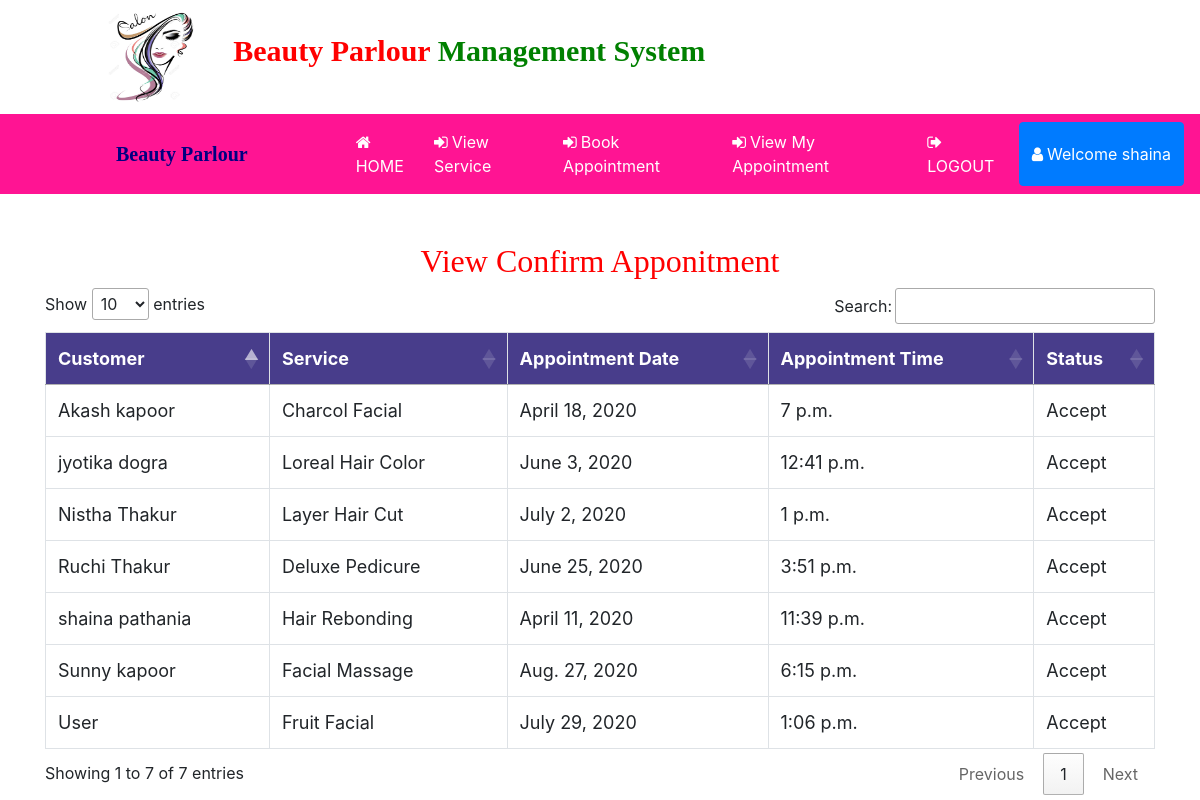
The app's page /confirm_appointment (signed in) with its own data.
### beauty/models.py (models this page shows, shortened)
class Apponitment(models.Model):
    service = models.ForeignKey(Servise,on_delete=models.CASCADE,null=True)
    customer = models.ForeignKey(Customer,on_delete=models.CASCADE,null=True)
    status = models.ForeignKey(Book_status,on_delete=models.CASCADE,null=True)
    paid = models.ForeignKey(Booking_Paid,on_delete=models.CASCADE,null=True)
    date1 = models.DateField(null=True)
    time1 = models.TimeField(null=True)

class Customer(models.Model):
    user = models.ForeignKey(User,on_delete=models.CASCADE,null=True)
    status = models.ForeignKey(User_status,on_delete=models.CASCADE,null=True)
    mobile = models.IntegerField(null=True)
    id_card_no = models.CharField(max_length=100,null=True)
    gender = models.CharField(max_length=10,null=True)
    image = models.FileField(null=True)

class Servise(models.Model):
    name = models.CharField(max_length=100,null=True)
    cost = models.IntegerField(null=True)
    image = models.FileField(null=True)

class Book_status(models.Model):
    status = models.CharField(max_length=100,null=True)

### beauty/views.py (the view)
# urls.py: path('confirm_appointment',View_Confirm_Appointment,name="confirm_appointment"),
def View_Confirm_Appointment(request):
    if not request.user.is_authenticated:
        return redirect('login_admin')
    status = Book_status.objects.get(status="Accept")
    pro = Apponitment.objects.filter(status = status)
    d = {'appoint':pro}
    return render(request,'confirm_appointment.html',d)

### beauty/templates/confirm_appointment.html (shortened to what this page needs)
{% extends 'navigation.html' %}
{% load static %}
{% block body %}
<center><h2 style="color:red;margin-top:4%;font-family:'Monotype Corsiva';">View Confirm Apponitment</h2></center>
<div  class="container-fluid">
    <center>
    <div class="container">
        <table class="table table-bordered" id="myTable">
  <thead>
  <tr>
    <th>Customer</th>
    <th>Service</th>
    <th>Appointment Date</th>
      <th>Appointment Time</th>
    <th>Status</th>
  </tr>
  </thead>
   <tbody>
    {% for i in appoint %}
  <tr>
    <td>{{i.customer.user.first_name}} {{i.customer.user.last_name}}</td>
    <td>{{i.service.name}}</td>
      <td>{{i.date1}}</td>
      <td>{{i.time1}}</td>
      <td>{{i.status.status}}</td>
  </tr>
    {% endfor %}
    </tbody>
</table>
 </div></center>
</div>
{% endblock %}

### beauty/templates/navigation.html (shortened to what this page needs)
<!DOCTYPE html>
<html lang="en">
<head>
  {% load static %}
  <link rel="stylesheet" href="https://maxcdn.bootstrapcdn.com/bootstrap/4.0.0/css/bootstrap.min.css"
>
  <link rel=stylesheet href="//cdn.datatables.net/1.10.19/css/jquery.dataTables.min.css">
</head>
<link rel="stylesheet" href="https://cdnjs.cloudflare.com/ajax/libs/font-awesome/4.7.0/css/font-awesome.min.css">
</head>
<body>
  <div class="container-fluid" style="padding:1%;margin-bottom:0%;background-color:white">
    <img src="{% static 'images/beauty3.jpg' %}" style="width:90px;height:90px;margin-right:10px;margin-left:8%"><span
      style="padding:20px;font-weight:bold;font-size:30px">
      <span style="color:red;font-family : 'Monotype Corsiva' ;">Beauty Parlour</span>
      <span style="color:green;font-family : 'Monotype Corsiva' ;">Management System</span></h4>
  </div>
  <nav class="navbar navbar-expand-sm" style="background-color:DeepPink">
    <a class="navbar-brand" href="#"
      style="color:navy;font-family:'Monotype Corsiva';font-weight:bold;margin-left:100px;margin-right:0">
      Beauty Parlour</a>
    <ul class="navbar-nav">
      {% if request.user.username %}
      {% if not request.user.is_staff %}
      <li class="nav-item">
        <a class="nav-link" href="{% url 'profile' %}" style="color:white;margin-left:100px">
          <i class="fa fa-home" style="margin-right:4px"></i>HOME</a>
      </li>
      <li class="nav-item">
        <a class="nav-link" href="{% url 'all_service' %}" style="color:white">
          <i class="fa fa-sign-in" style="margin-right:4px"></i>View Service</a>
      </li>
      <li class="nav-item">
        <a class="nav-link" href="{% url 'book_appointment' %}" style="color:white">
          <i class="fa fa-sign-in" style="margin-right:4px"></i>Book Appointment</a>
      </li>
      <li class="nav-item">
        <a class="nav-link" href="{% url 'view_appointment' %}" style="color:white">
          <i class="fa fa-sign-in" style="margin-right:4px"></i>View My Appointment</a>
      </li>
      {% endif %}
      {% endif %}
      {% if request.user.is_authenticated %}
      {% if not request.user.is_staff %}
      <li class="nav-item">
        <a class="nav-link" href="{% url 'logout' %}" style="color:white">
          <i class="fa fa-sign-out" style="margin-right:4px"></i>LOGOUT</a>
      </li>
      <div class="btn-group">
        <button type="button" class="btn btn-primary" data-toggle="dropdown" aria-haspopup="true" aria-expanded="false">
          <i class="fa fa-user" style="margin-right:4px"></i>Welcome {{request.user.first_name}}
        </button>
      </div>
      {% endif %}
      {% endif %}
    </ul>
  </nav>
  {% block body %}
  {% endblock %}
</body>
</html>

### beauty/templates/navigation.html (style rules this page uses)
* { box-sizing: border-box; }
#myTable { border-collapse: collapse; width: 100%; border: 1px solid #ddd; font-size: 18px; }
#myTable th { text-align: left; padding: 12px; background-color: Darkslateblue; color: white; }
#myTable td { text-align: left; padding: 12px; background-color: white; }
#myTable tr { border-bottom: 1px solid #ddd; }

### records on screen
Apponitment: customer.user.first_name "shaina", customer.user.last_name "pathania", service.name "Hair Rebonding", date1 "April 11, 2020", time1 "11:39 p.m.", status.status "Accept"
Apponitment: customer.user.first_name "jyotika", customer.user.last_name "dogra", service.name "Loreal Hair Color", date1 "June 3, 2020", time1 "12:41 p.m.", status.status "Accept"
Apponitment: customer.user.first_name "Akash", customer.user.last_name "kapoor", service.name "Charcol Facial", date1 "April 18, 2020", time1 "7 p.m.", status.status "Accept"
Apponitment: customer.user.first_name "Ruchi", customer.user.last_name "Thakur", service.name "Deluxe Pedicure", date1 "June 25, 2020", time1 "3:51 p.m.", status.status "Accept"
Apponitment: customer.user.first_name "Sunny", customer.user.last_name "kapoor", service.name "Facial Massage", date1 "Aug. 27, 2020", time1 "6:15 p.m.", status.status "Accept"
Apponitment: customer.user.first_name "Nistha", customer.user.last_name "Thakur", service.name "Layer Hair Cut", date1 "July 2, 2020", time1 "1 p.m.", status.status "Accept"
Apponitment: customer.user.first_name "User", service.name "Fruit Facial", date1 "July 29, 2020", time1 "1:06 p.m.", status.status "Accept"

### other values on screen
{{ request.user.first_name }} "shaina"
